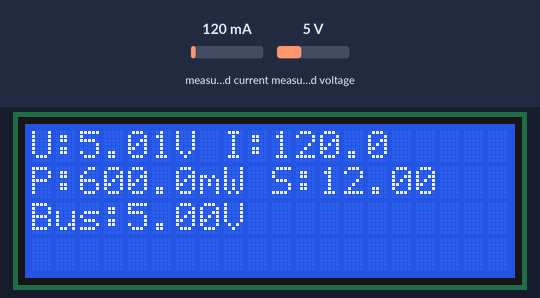
A sketch run on a simulated Arduino Uno, built with avr-gcc and run on an emulated ATmega328P. On the bench: 20×4 character LCD. The test bench sets the inputs (shaded band); at power-on: measured current 120 mA, measured voltage 5 V. What the sketch prints to the serial monitor is not drawn.

Above: at 3.2 s.
3.3 s: measured current set to 40 mA
At 5.2 s:
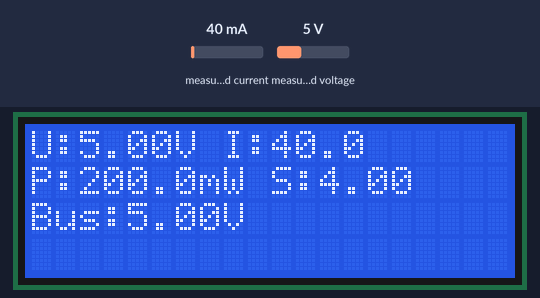
5.7 s: measured voltage set to 0.3 V
At 7.0 s:
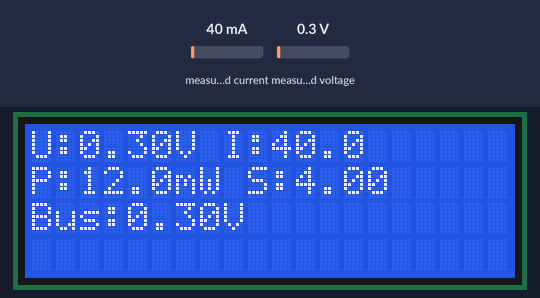
7.8 s: measured current set to 500 mA
At 8.8 s:
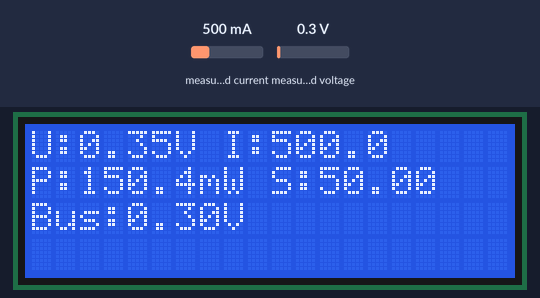
9.9 s: measured voltage set to 3.8 V
At 10.9 s:
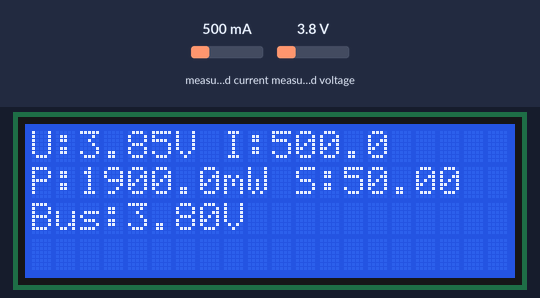
Timing chart, 0 to 12.9 s (numbered marks = the images above; inputs shaded):
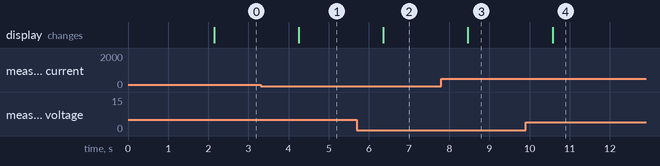

Measured:
- after the input at 3.3 s, the display: changes after 0.95 s (image 1)
- after the input at 5.7 s, the display: changes after 0.66 s (image 2)
- after the input at 7.8 s, the display: changes after 0.67 s (image 3)
- after the input at 9.9 s, the display: changes after 0.68 s (image 4)

The sketch:

main.ino
```cpp
#include <Wire.h>
#include <Adafruit_INA219.h>
#include <LiquidCrystal_I2C.h>

Adafruit_INA219 ina219;
LiquidCrystal_I2C lcd(0x27, 20, 4); // 20 colonnes, 4 lignes

float shuntvoltage = 0;
float busvoltage = 0;
float current_mA = 0;
float loadvoltage = 0;
float power_mW = 0;

void setup() {
  Serial.begin(9600);

  // Initialisation du capteur avec calibration optimisée pour faibles courants
  if (!ina219.begin()) {
    Serial.println("INA219 non detecte");
    while (1) { delay(10); }
  }

  // Configuration pour une meilleure précision avec les faibles courants
  // Choisissez l'une des options suivantes selon votre application:

  // Option 1: Pour courants jusqu'à 1A (précision pour faibles courants)
  ina219.setCalibration_32V_1A();

  // Option 2: Pour courants jusqu'à 320mA (plus précis pour très faibles courants)
  // ina219.setCalibration_32V_320mA();

  // Option 3: Pour courants jusqu'à 100mA (très haute précision pour micro-courants)
  // ina219.setCalibration_16V_100mA();

  lcd.init();
  lcd.backlight();
  lcd.clear();
  lcd.setCursor(0, 0);
  lcd.print("INA219 Calibre");
  lcd.setCursor(0, 1);
  lcd.print("Mode: 1A");
  delay(2000);
}

void loop() {
  // Lecture des données avec calibration
  shuntvoltage = ina219.getShuntVoltage_mV();
  busvoltage = ina219.getBusVoltage_V();
  current_mA = ina219.getCurrent_mA();
  power_mW = ina219.getPower_mW();
  loadvoltage = busvoltage + (shuntvoltage / 1000.0);

  lcd.clear();

  // Affichage détaillé pour le débogage
  lcd.setCursor(0, 0);
  lcd.print("U:");
  lcd.print(loadvoltage, 2);   // Tension de charge avec 2 décimales
  lcd.print("V I:");
  lcd.print(current_mA, 1);   // Courant avec 1 décimale

  lcd.setCursor(0, 1);
  lcd.print("P:");
  lcd.print(power_mW, 1);     // Puissance avec 1 décimale
  lcd.print("mW S:");
  lcd.print(shuntvoltage, 2); // Tension de shunt avec 2 décimales

  // Affichage des tensions pour diagnostic
  lcd.setCursor(0, 2);
  lcd.print("Bus:");
  lcd.print(busvoltage, 2);
  lcd.print("V");

  // Envoi des données complètes pour analyse
  Serial.print(loadvoltage, 3);
  Serial.print(",");
  Serial.print(current_mA, 3);
  Serial.print(",");
  Serial.print(power_mW, 3);
  Serial.print(",");
  Serial.print(busvoltage, 3);
  Serial.print(",");
  Serial.println(shuntvoltage, 3);

  delay(1000);  // Délai de 1 seconde entre les mesures
}
```
